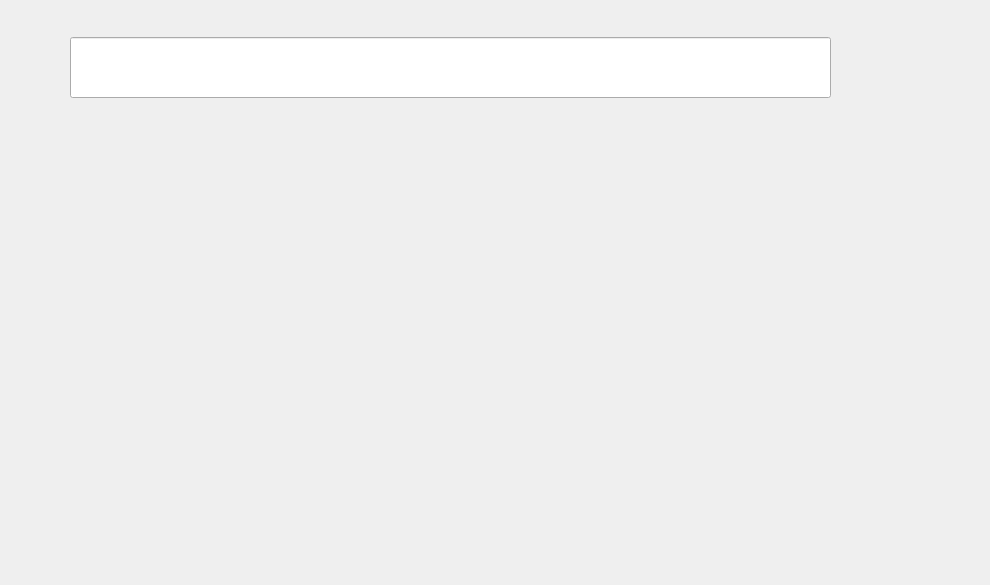
<?xml version="1.0" encoding="UTF-8"?>
<ui version="4.0">
 <class>LargeKeyboardWidget</class>
 <widget class="QWidget" name="LargeKeyboardWidget">
  <property name="geometry">
   <rect>
    <x>0</x>
    <y>0</y>
    <width>990</width>
    <height>585</height>
   </rect>
  </property>
  <property name="windowTitle">
   <string>Form</string>
  </property>
  <widget class="QLabel" name="backgroundLabel">
   <property name="geometry">
    <rect>
     <x>-28</x>
     <y>-30</y>
     <width>1044</width>
     <height>616</height>
    </rect>
   </property>
   <property name="text">
    <string/>
   </property>
   <property name="pixmap">
    <pixmap resource="images.qrc">:/images/images/Keyboard-with-Input.png</pixmap>
   </property>
  </widget>
  <widget class="QLineEdit" name="inputBox">
   <property name="geometry">
    <rect>
     <x>70</x>
     <y>37</y>
     <width>761</width>
     <height>61</height>
    </rect>
   </property>
   <property name="font">
    <font>
     <family>Tamworth Gothic</family>
     <pointsize>37</pointsize>
    </font>
   </property>
   <property name="text">
    <string/>
   </property>
  </widget>
  <widget class="InvisibleButton" name="invisibleButton_shift" native="true">
   <property name="geometry">
    <rect>
     <x>820</x>
     <y>294</y>
     <width>78</width>
     <height>83</height>
    </rect>
   </property>
   <property name="text" stdset="0">
    <string/>
   </property>
  </widget>
  <widget class="InvisibleButton" name="invisibleButton_enter" native="true">
   <property name="geometry">
    <rect>
     <x>730</x>
     <y>470</y>
     <width>171</width>
     <height>55</height>
    </rect>
   </property>
   <property name="text" stdset="0">
    <string/>
   </property>
  </widget>
  <widget class="InvisibleButton" name="invisibleButton_space" native="true">
   <property name="geometry">
    <rect>
     <x>216</x>
     <y>473</y>
     <width>512</width>
     <height>48</height>
    </rect>
   </property>
   <property name="text" stdset="0">
    <string/>
   </property>
  </widget>
  <widget class="InvisibleButton" name="invisibleButton_backspace" native="true">
   <property name="geometry">
    <rect>
     <x>39</x>
     <y>473</y>
     <width>171</width>
     <height>55</height>
    </rect>
   </property>
   <property name="text" stdset="0">
    <string/>
   </property>
  </widget>
  <widget class="QLabel" name="deleteAllLabel">
   <property name="geometry">
    <rect>
     <x>844</x>
     <y>44</y>
     <width>51</width>
     <height>51</height>
    </rect>
   </property>
   <property name="text">
    <string/>
   </property>
   <property name="pixmap">
    <pixmap resource="images.qrc">:/images/images/grayX.png</pixmap>
   </property>
  </widget>
  <widget class="InvisibleButton" name="invisibleButton_deleteAll" native="true">
   <property name="geometry">
    <rect>
     <x>840</x>
     <y>30</y>
     <width>61</width>
     <height>71</height>
    </rect>
   </property>
   <property name="text" stdset="0">
    <string/>
   </property>
  </widget>
 </widget>
 <customwidgets>
  <customwidget>
   <class>InvisibleButton</class>
   <extends>QWidget</extends>
   <header>invisiblebutton.h</header>
  </customwidget>
 </customwidgets>
 <resources>
  <include location="images.qrc"/>
 </resources>
 <connections/>
</ui>
